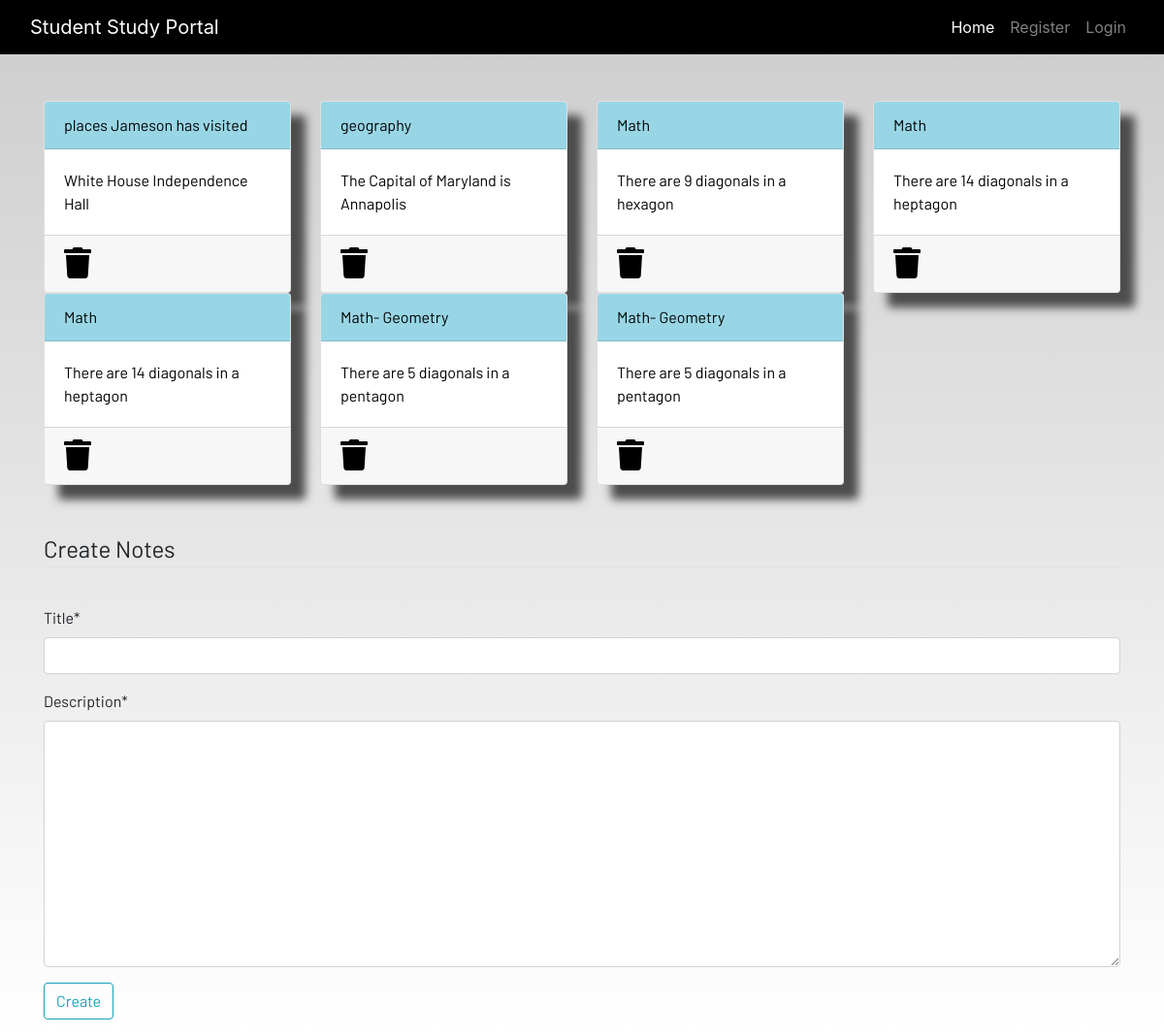
Before: /notes (signed in) with the older database file.
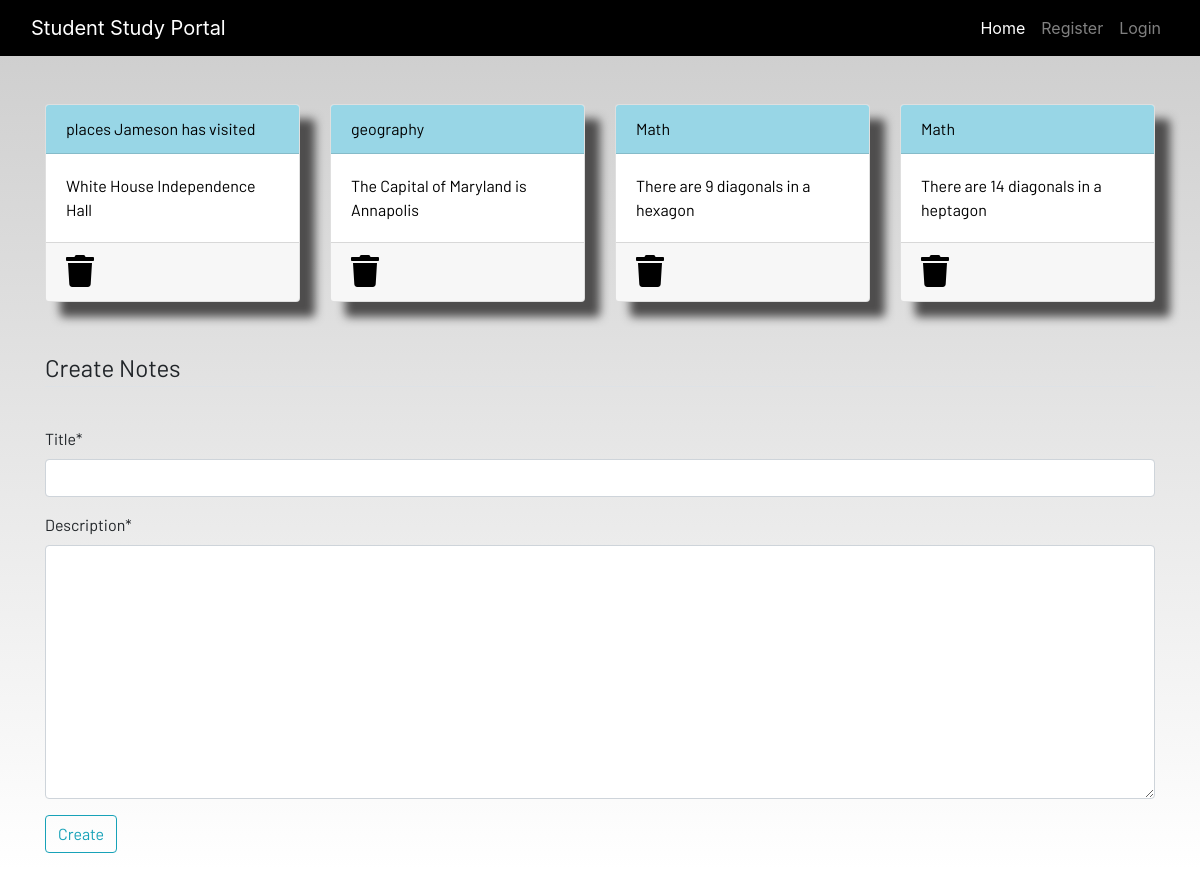
After: the same page with the newer database file.
### dashboard/models.py (models this page shows, shortened)
class Notes(models.Model):
    user = models.ForeignKey(User, on_delete=models.CASCADE)
    title = models.CharField(max_length=200)
    description = models.TextField()
    class Meta:
        verbose_name = "notes"
        verbose_name_plural = "notes"

### dashboard/views.py (the view)
# urls.py: path('notes', views.notes, name="notes"),
def notes(request):
        if request.method == 'POST':
            form = NotesForm(request.POST)
            if form.is_valid():
                notes = Notes(user=request.user,title=request.POST['title'],description=request.POST['description'])
                notes.save()
            messages.success(request,f"Notes added from {request.user.username} successfully!")
        else:
            form = NotesForm()
        notes = Notes.objects.filter(user=request.user)
        context = {'notes': notes, 'form': form}
        return render(request, 'dashboard/notes.html',context)

### dashboard/forms.py
class NotesForm(forms.ModelForm):
    class Meta:
        model = Notes
        fields = ['title', 'description']

### dashboard/templates/dashboard/notes.html (shortened to what this page needs)
{% extends 'dashboard/base.html' %}
{% load static %}
{% load crispy_forms_tags %}
{% block content %}
<div class="container">
    <div class="row">
        {% for note in notes %}
        <div class="col-md-3">
            <a href="{% url 'notes-detail' note.id %}">
                <div class="card">
                    <div class="card-header">{{note.title}}</div>
                    <div class="card-body">{{note.description|slice:"0:100"}}</div>
                    <div class="card-footer mt-auto "><a href="{% url 'delete-note' note.id %}">
                        <i class="fa fa-trash fa-2x"></i></a>
                    </div>
                </div>
            </a>
        </div>
        {% endfor %}
        <br><br>
    </div>
</div>
<br><br>
<div class="container">
    <form method="POST">
        <fieldset class="form-group">
            <legend class="border-bottom mb-4">Create Notes</legend>
        </fieldset>
        {{form|crispy}}
        <div class="form-group">
            <button href="" class="btn btn-outline-info" type="submit">
                Create
            </button>
        </div>
    </form>
</div>
{% endblock content %}

### dashboard/templates/dashboard/base.html (shortened to what this page needs)
<!DOCTYPE html>
{% load static %}
<html lang="en">
<head>
  <link rel="stylesheet" href="https://stackpath.bootstrapcdn.com/bootstrap/4.3.1/css/bootstrap.min.css"
 />
  <link rel="stylesheet" href="https://use.fontawesome.com/releases/v5.7.2/css/all.css"
 />
  <link rel="stylesheet" href="{% static 'main.css' %}" />
</head>
<body>
  <header>
    <nav class="navbar navbar-expand-lg navbar-dark bg-dark">
      <div class="container-fluid">
        <a class="navbar-brand" href="{% url 'home' %}">Student Study Portal</a>
        <div class="collapse navbar-collapse justify-content-end" id="navbarSupportedContent">
          <ul class="navbar-nav mb-2 mb-lg-0">
            <li class="nav-item">
              <a class="nav-link active" aria-current="page" href="{% url 'home' %}">Home</a>
            </li>
            {% if user.isAuthenticated %}
            <li class="nav-item">
              <a class="nav-link" href="{% url 'profile' %}">Profile</a>
            </li>
            <li class="nav-item dropdown">
              <a class="nav-link dropdown-toggle" href="#" id="navbarDropdown" role="button" data-toggle="dropdown"
                aria-haspopup="true" aria-expanded="false">
                Options
              </a>
              <div class="dropdown-menu" aria-labelledby="navbarDropdown">
                <a class="dropdown-item" href="{% url 'books' %}">Books</a>
                <a class="dropdown-item" href="{% url 'wiki' %}">Wikipedia</a>
                <div class="dropdown-divider"></div>
                <a class="dropdown-item" href="{% url 'dictionary' %}">Dictionary</a>
                <a class="dropdown-item" href="{% url 'youtube' %}">Youtube</a>
                <div class="dropdown-divider"></div>
                <a class="dropdown-item" href="{% url 'todo' %}">To-do</a>
                <a class="dropdown-item" href="{% url 'homework' %}">Homework</a>
                <div class="dropdown-divider"></div>
                <a class="dropdown-item" href="{% url 'notes' %}">Notes</a>
                <a class="dropdown-item" href="{% url 'conversion' %}">Conversion</a>
                <div class="dropdown-divider"></div>
              </div>
            </li>
            <li class="nav-item">
              <a class="nav-link" href="{% url 'logout' %}">Logout</a>
            </li>
            {% else %}
            <li class="nav-item">
              <a class="nav-link" href="{% url 'register' %}">Register</a>
            </li>
            <li class="nav-item">
              <a class="nav-link" href="{% url 'login' %}">Login</a>
            </li>
            {% endif %}
          </ul>
        </div>
      </div>
    </nav>
  </header>
  <br /><br />
  <main>
    {% block content %}
    {% endblock content %}
  </main>
</body>
</html>

### static/main.css (style rules this page uses)
html { scroll-behavior: smooth; height: 100%; width: 100%; }
main { font-family: Barlow, Quicksand, Rubik, sans-serif, serif, 'Times New Roman', Times, serif !important; }
.navbar { background-color: rgb(0, 0, 0) !important; }
.card { box-shadow: 15px 15px 10px rgb(78, 77, 77); }
a { text-decoration: none !important; color: black; }
.card-header { color: black !important; background: rgb(152, 214, 230) !important; transition: 0.3s ease-in; }
html, body { max-width: 100%; overflow-x: hidden; height: 100%; width: 100%; }
body { background: linear-gradient(rgba(0, 0, 0, 0.2), rgba(255, 255, 255, 0.5)); overflow-x: hidden; background-repeat: no-repeat; }
.card-header { background-color: rgb(133, 204, 231); }
.col-md-3 .card { width: 100%; height: 100%; }
.fa { color: black; }

Changed rows visible on the page:
removed Notes: title "Math", description "There are 14 diagonals in a heptagon"
removed Notes: title "Math- Geometry", description "There are 5 diagonals in a pentagon"
removed Notes: title "Math- Geometry", description "There are 5 diagonals in a pentagon"
